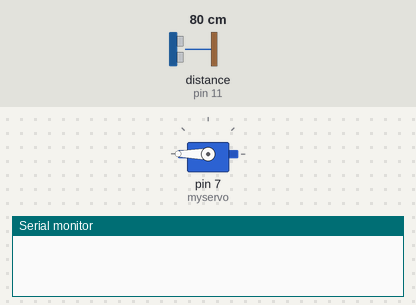
This sketch was run on a simulated Arduino Uno, built with avr-gcc and run on an emulated ATmega328P. Parts: servo, the last lines printed to the serial monitor. The inputs (shaded band) are chosen by the test bench; at power-on: distance to the obstacle (sensor on pin 11) 80 cm. The echo pulse lasts 58.3 µs per cm.

Above: at 1.8 s.
1.9 s: distance to the obstacle (sensor on pin 11) set to 12 cm
3.4 s: distance to the obstacle (sensor on pin 11) set to 9 cm
At 4.5 s:
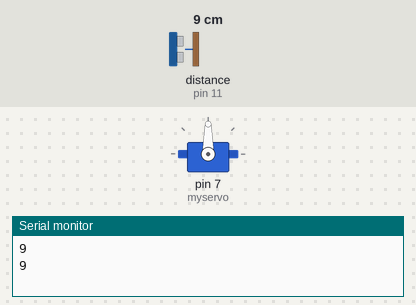
7.5 s: distance to the obstacle (sensor on pin 11) set to 18 cm
At 8.6 s:
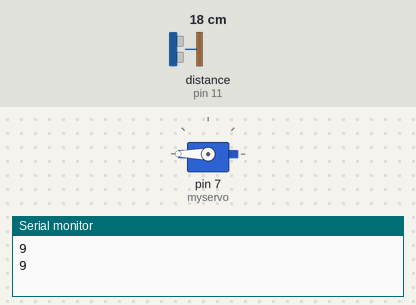
9.0 s: distance to the obstacle (sensor on pin 11) set to 2 cm
At 9.47 s:
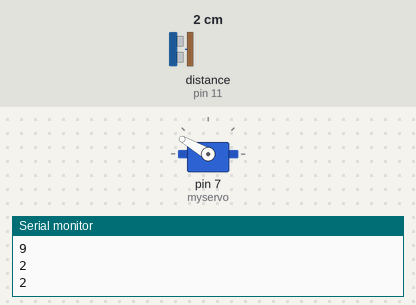
Timing chart, 0 to 14.1 s (numbered marks = the images above; inputs shaded):
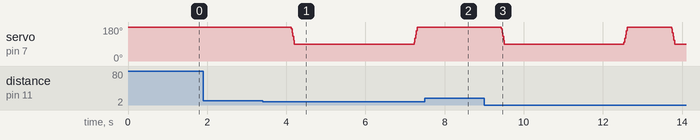

The sketch:

Toll-Gate-System-HC-SR04-Arduino.ino
```cpp
#include <NewPing.h>
#include <Servo.h>

const int TriggerPin = 9;
const int EchoPin = 11;

// 100 = maxDistance
NewPing sonar(TriggerPin, EchoPin, 100);

Servo myservo;  // create servo object to control a servo
// twelve servo objects can be created on most boards
int pos = 180;    // variable to store the servo position

void setup() {
  myservo.attach(7);  // attaches the servo on pin 9 to the servo object
  myservo.write(180);
  Serial.begin(9600);
}
void open_gate()
{
    for (pos = 180; pos >= 90; pos -= 10) { // goes from 180 degrees to 0 degrees
      myservo.write(pos);              // tell servo to go to position in variable 'pos'
      delay(10);                       // waits 15 ms for the servo to reach the position
  }
}

void close_gate(){
  for (pos = 90; pos <= 180; pos += 10) { // goes from 0 degrees to 180 degrees
    // in steps of 2 degree
    myservo.write(pos);              // tell servo to go to position in variable 'pos'
    delay(10);                       // waits 15 ms for the servo to reach the position
  }
}

void toll_gate()
{
  open_gate();
  delay(3000);
  close_gate();
}
void loop() {
   int distance = sonar.ping_cm();
   if ((distance > 0) && (distance  <= 10)){
     Serial.println(distance);
     delay(100);
     int confirm_distance = sonar.ping_cm();
        if ((confirm_distance > 0) && (confirm_distance <= 10)){
            Serial.println(confirm_distance);
            toll_gate();
        }
   }
   delay(1000);
   myservo.write(180);

}
```

Measured:
- the behaviour switches between 11 and 10 cm on distance to the obstacle (sensor on pin 11) (found by bisection; images 0 and 1)
- after the input at 1.9 s, every drawn part: stays the same
- after the input at 7.5 s, servo on pin 7 (myservo): stays 180° (without the input it goes to 170° after 0.93 s)
